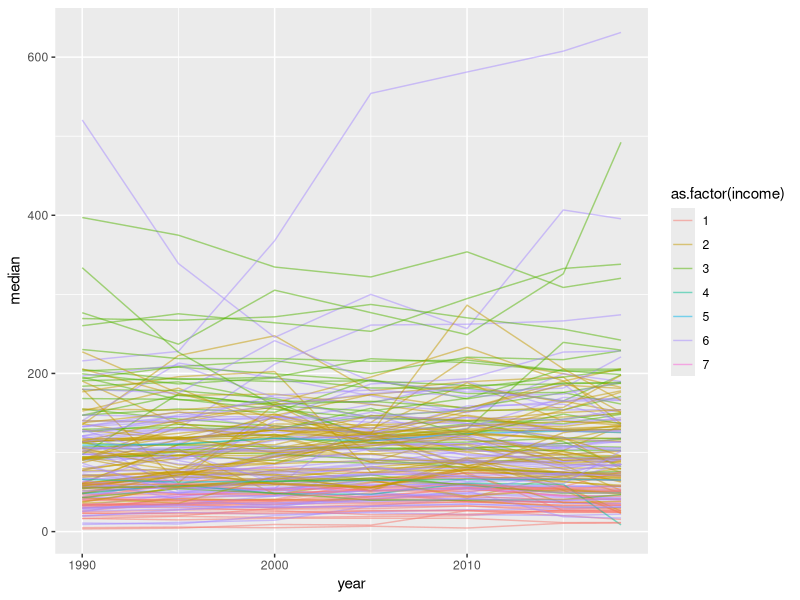
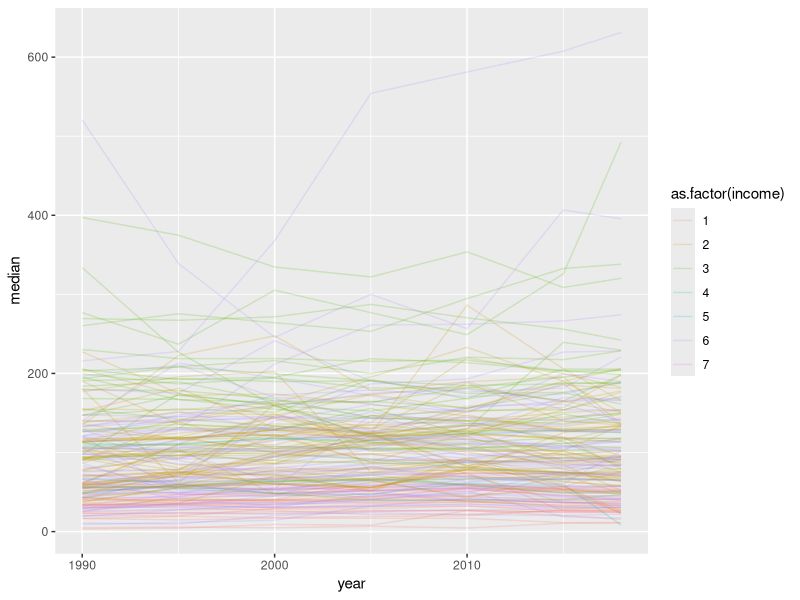
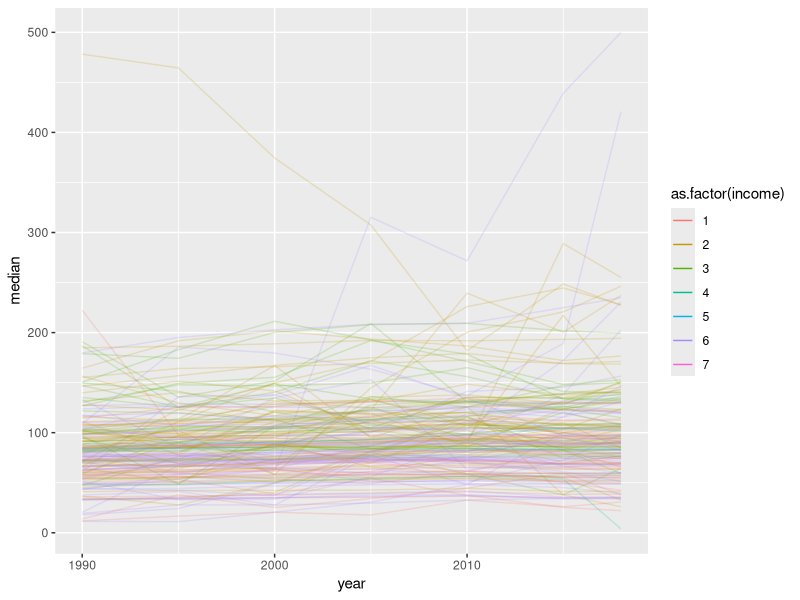
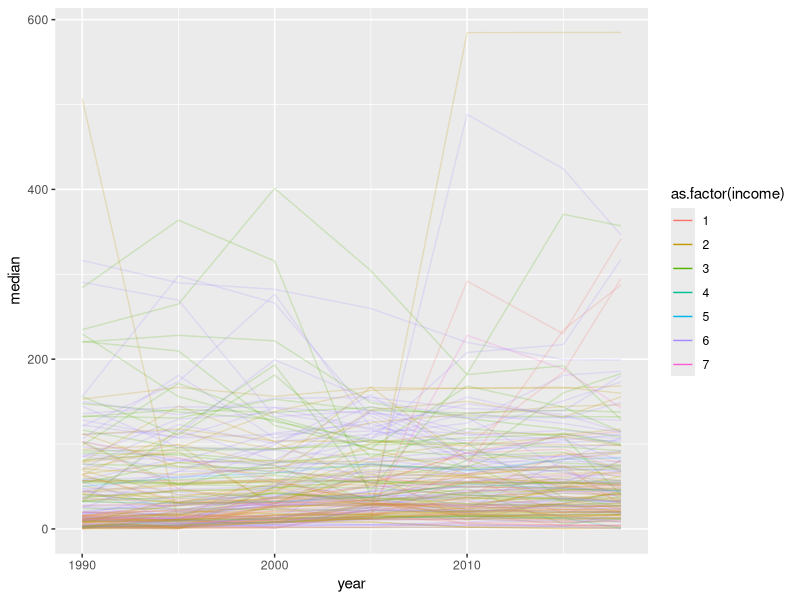
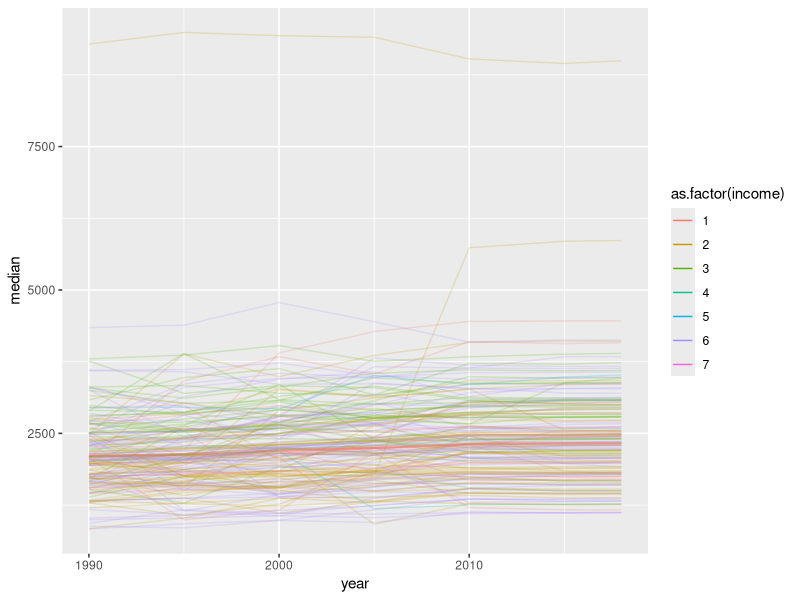
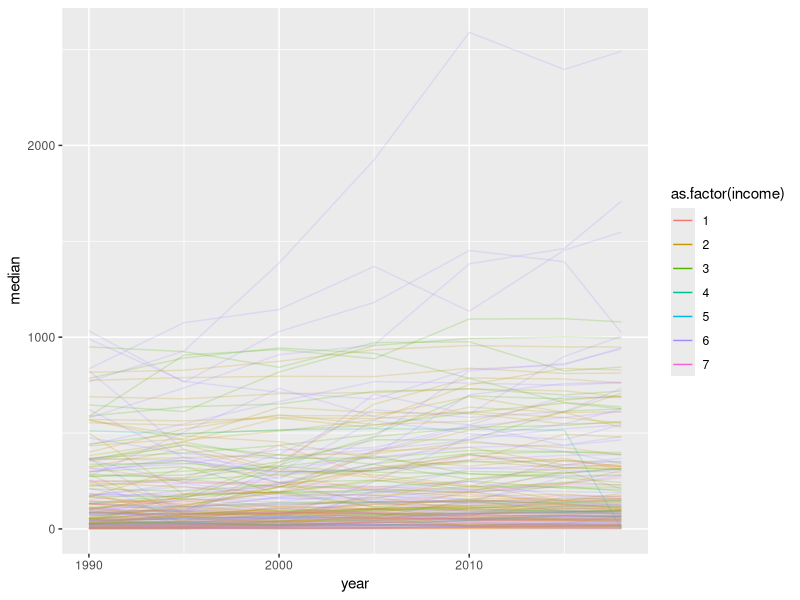
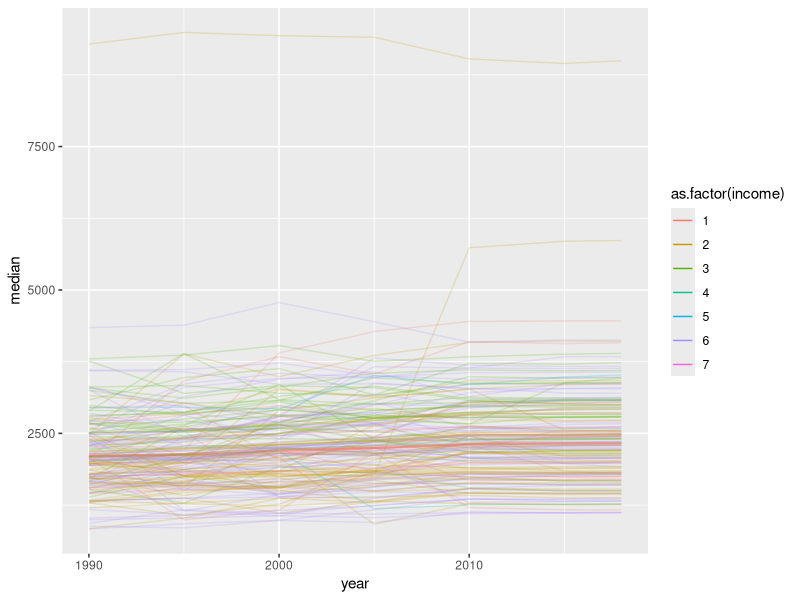

Write R code to recreate these figures, in order.
## ---- chunk 1
library(reshape2)
library(reshape)
library(tidyr)
library(dplyr)
library(tidyverse)
library(tibble)
library(zoo)
## ---- chunk 2
data <- read.csv(file="./data/data_all_999.csv")

# unique(data$varnum)
## ---- chunk 3
countries = unique(data$iso3)
## ---- chunk 4
data_1 <- data[data$varnum=='57',]
drops <- c("varnum")
#data_1 <- data_1[data_1$iso3 %in% countries[1:50],] # only these countries
data_1 <- data_1[ , !(names(data_1) %in% drops)]
head(data_1)
## ---- chunk 5
ggplot(data=data_1, aes(x=year, y=median, group=iso3, color=as.factor(income))) + # colour=iso3 could make color income group
    geom_line(alpha=0.5)
## ---- chunk 6
ggplot(data=data_1, aes(x=year, y=median, group=iso3, colour=as.factor(income))) + # colour=iso3 could make color income group
    geom_line(alpha=0.2)
## ---- chunk 7
plot_var <- function(varnum) {
  data_1 <- data[data$varnum==varnum,]
  drops <- c("varnum")
  data_1 <- data_1[ , !(names(data_1) %in% drops)]
  
  #data_1 <- data_1[data_1$iso3 %in% countries[1:50],] # only these countries
  ggplot(data=data_1, aes(x=year, y=median, group=iso3, colour=as.factor(income))) + # colour=iso3 could make color income group
  geom_line(alpha=0.2) +
  guides(colour = guide_legend(override.aes = list(alpha = 1)))
}
plot_var('1') # Fruits
## ---- chunk 8
plot_var('3') # potatoes
## ---- chunk 9
plot_var('41') # potassium
## ---- chunk 10
plot_var('30') # seafood omega-3 fat
## ---- chunk 11
plot_var('41') # potassium
## ---- chunk 12
pot <- data[data$varnum=="41",]
drops <- c("varnum")
pot <- pot[ , !(names(pot) %in% drops)]
pot <- pot[with(pot,order(-median)),]
top <- pot[1:10,]
top # Lebanon ?
## ---- chunk 13
pot <- data[data$varnum=="1",]
drops <- c("varnum")
pot <- pot[ , !(names(pot) %in% drops)]
pot <- pot[with(pot,order(-median)),]
top <- pot[1:100,]
top # Lebanon ?
